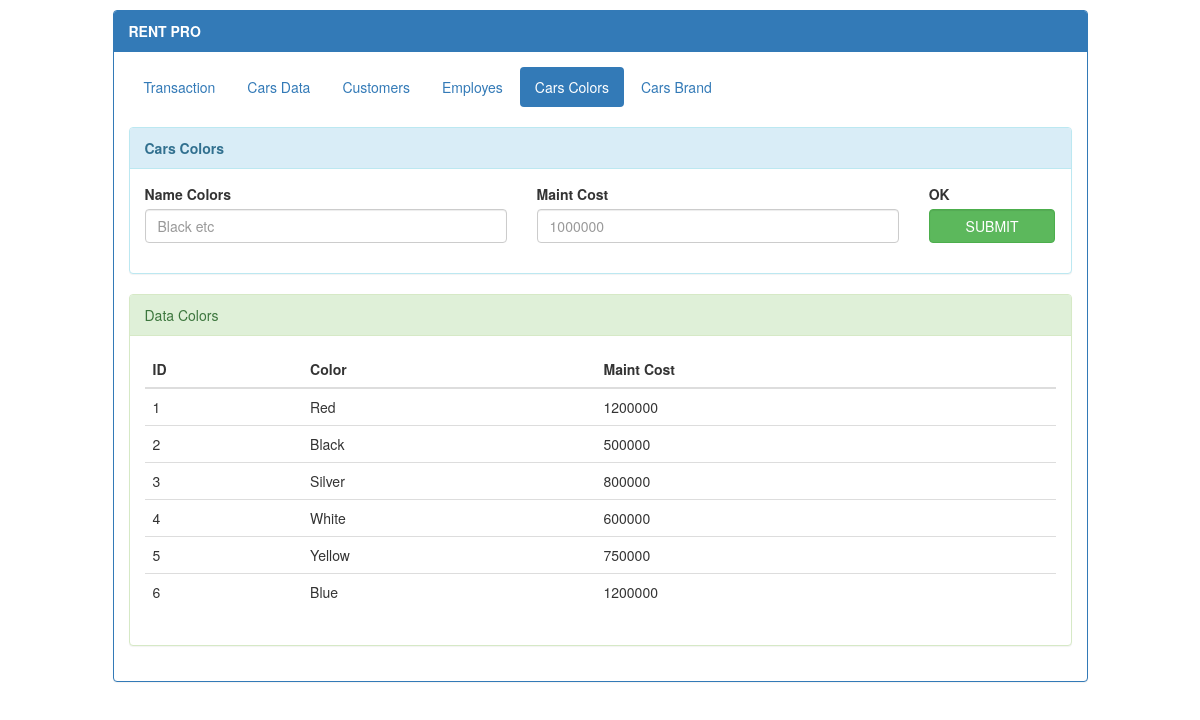
Screenshot of /pages/?page=cars-colors with the database file from the repository.
### tables this page shows
CREATE TABLE IF NOT EXISTS `tb_color` (
  `_ID` int(11) NOT NULL AUTO_INCREMENT,
  `Name` varchar(20) NOT NULL,
  `MaintCost` int(11) NOT NULL,
  PRIMARY KEY (`_ID`)
);

### pages/connection.php (called while the page is built, shortened)
<?php
function connection(){
	$host = "localhost:3366";
	$user = "root";
	$pass = "";
	$dbName = "db_rent_car";
	return mysqli_connect($host, $user, $pass, $dbName);
}
function selectFrom($tbName, $columns = null, $where = null, $short = null, $limit = null){
	$con = connection();
	$sql = "SELECT ";
	if (is_array($columns)) {
		$sql .= $columns[0];
		for ($i=1; $i < count($columns) ; $i++) {
			$sql .= ", ".$columns[$i];
		}
	}else{
		$sql .= " * ";
	}
	$sql .= " FROM ".$tbName;
	if ($where !== null) $sql .= " WHERE ".$where;
	else $sql .= " WHERE 1 ";
	return mysqli_query($con, $sql);
}

### pages/cars-colors.php (the view)
<?= tab_menu($menu, "Cars Colors", null) ?>
<div class="tab-content">
	<div class="tab-pane fade in active" id="cars-data">
		<br>
		<div class="panel panel-info">
			<div class="panel-heading"><b>Cars Colors </b></div>
			<div class="panel-body">
				<form action="<?=setLink("cars-colors-process").appendLink("oldPage", $_GET['page']) ?>" method="post" class="row">
					<div class="col-md-5">
						<div class="form-group">
							<label for="name">Name Colors</label>
							<input type="text" name="name" id="name" class="form-control" placeholder="Black etc">
						</div>
					</div>
					<div class="col-md-5">
						<div class="form-group">
							<label for="maincost">Maint Cost</label>
							<input type="text" name="maincost" id="maincost" class="form-control" placeholder="1000000">
						</div>
					</div>
					<div class="col-md-2">
						<div class="form-group">
							<label for="submit">OK</label>
							<button type="submit" id="submit" class="btn btn-success form-control">SUBMIT</button>
						</div>
					</div>
				</form>
			</div>
		</div>
		<div class="panel panel-success">
			<div class="panel-heading">Data Colors</div>
			<div class="panel-body">
			<div class="row">
				<div class="col-md-12">
					<table class="table data-table">
									<thead>
										<tr>
											<th>ID</th>
											<th>Color</th>
											<th>Maint Cost</th>
										</tr>
									</thead>
									<tbody>
										<?php
										$colCars = selectFrom("tb_color");
										while ($row = mysqli_fetch_object($colCars)){
											echo "
										<tr>
											<td>".$row->_ID."</td>
											<td>".$row->Name."</td>
											<td>".$row->MaintCost."</td>
										</tr>";
										}
										?>
									</tbody>
								</table>
				</div>
			</div>
			</div>
		</div>
</div>

### rows the page displays
tb_color: _ID "1", Name "Red", MaintCost "1200000"
tb_color: _ID "2", Name "Black", MaintCost "500000"
tb_color: _ID "3", Name "Silver", MaintCost "800000"
tb_color: _ID "4", Name "White", MaintCost "600000"
tb_color: _ID "5", Name "Yellow", MaintCost "750000"
tb_color: _ID "6", Name "Blue", MaintCost "1200000"

### other values shown
$key "Transaction"
$key "Cars Data"
$key "Customers"
$key "Employes"
$key "Cars Colors"
$key "Cars Brand"
